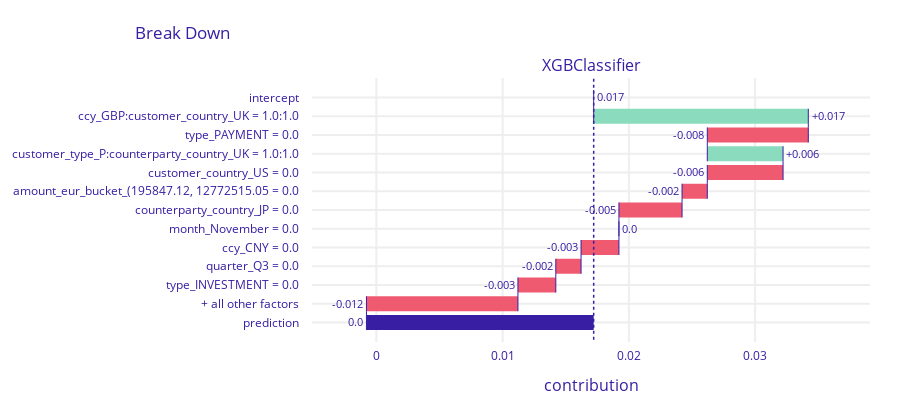

The notebook cell this image was saved under:
### Code cell
# Why the model thinks the probability of fraud is somwhere between 0.015 and 0.02

shap_values.plot()

### Figure 1 — Plotly figure (JSON) as saved in the notebook; plotly's stock layout.template omitted (floating-point values rounded to 4 significant figures)
{"data": [{"base": 0.01721, "connector": {"line": {"color": "#371ea3", "dash": "solid", "width": 1}, "mode": "spanning"}, "decreasing": {"marker": {"color": "#f05a71"}}, "hoverinfo": "text+delta", "hoverlabel": {"bgcolor": "rgba(0,0,0,0.8)"}, "hovertext": ["Average response: 0.017<br>Prediction: 0.0", "ccy_GBP:customer_country_UK = 1.0:1.0<br>increases average response by", "type_PAYMENT = 0.0<br>decreases average response by", "customer_type_P:counterparty_country_UK = 1.0:1.0<br>increases average response by", "customer_country_US = 0.0<br>decreases average response by", "amount_eur_bucket_(195847.12, 12772515.05 = 0.0<br>decreases average response by", "counterparty_country_JP = 0.0<br>decreases average response by", "month_November = 0.0<br>decreases average response by", "ccy_CNY = 0.0<br>decreases average response by", "quarter_Q3 = 0.0<br>decreases average response by", "type_INVESTMENT = 0.0<br>decreases average response by", "+ all other factors<br>decreases average response by", "Average response: 0.017<br>Prediction: 0.0"], "increasing": {"marker": {"color": "#8bdcbe"}}, "measure": ["relative", "relative", "relative", "relative", "relative", "relative", "relative", "relative", "relative", "relative", "relative", "relative", "total"], "orientation": "h", "showlegend": false, "text": ["0.017", "+0.017", "-0.008", "+0.006", "-0.006", "-0.002", "-0.005", "0.0", "-0.003", "-0.002", "-0.003", "-0.012", "0.0"], "textposition": "outside", "totals": {"marker": {"color": "#371ea3"}}, "type": "waterfall", "x": [0, 0.017, -0.008, 0.006, -0.006, -0.002, -0.005, 0, -0.003, -0.002, -0.003, -0.012, -0.017], "xaxis": "x", "y": ["intercept", "ccy_GBP:customer_country_UK = 1.0:1.0", "type_PAYMENT = 0.0", "customer_type_P:counterparty_country_UK = 1.0:1.0", "customer_country_US = 0.0", "amount_eur_bucket_(195847.12, 12772515.05 = 0.0", "counterparty_country_JP = 0.0", "month_November = 0.0", "ccy_CNY = 0.0", "quarter_Q3 = 0.0", "type_INVESTMENT = 0.0", "+ all other factors", "prediction"], "yaxis": "y"}], "layout": {"annotations": [{"font": {"size": 16}, "showarrow": false, "text": "XGBClassifier", "x": 0.5, "xanchor": "center", "xref": "paper", "y": 1, "yanchor": "bottom", "yref": "paper"}, {"font": {"size": 16}, "showarrow": false, "text": "contribution", "x": 0.5, "xanchor": "center", "xref": "paper", "y": 0, "yanchor": "top", "yref": "paper", "yshift": -30}], "font": {"color": "#371ea3"}, "height": 413, "margin": {"b": 71, "r": 30, "t": 78}, "shapes": [{"line": {"color": "#371ea3", "dash": "dot", "width": 1.5}, "type": "line", "x0": 0.01721, "x1": 0.01721, "xref": "x", "y0": -1, "y1": 13, "yref": "y"}], "title": {"text": "Break Down", "x": 0.15}, "xaxis": {"anchor": "y", "automargin": true, "domain": [0, 1], "fixedrange": true, "gridwidth": 2, "range": [-0.0051, 0.0391], "tickcolor": "white", "ticklen": 3, "ticks": "outside", "type": "linear", "zeroline": false}, "yaxis": {"anchor": "x", "automargin": true, "autorange": "reversed", "domain": [0, 1], "fixedrange": true, "gridwidth": 2, "tickcolor": "white", "ticklen": 10, "ticks": "outside", "type": "category"}}}
